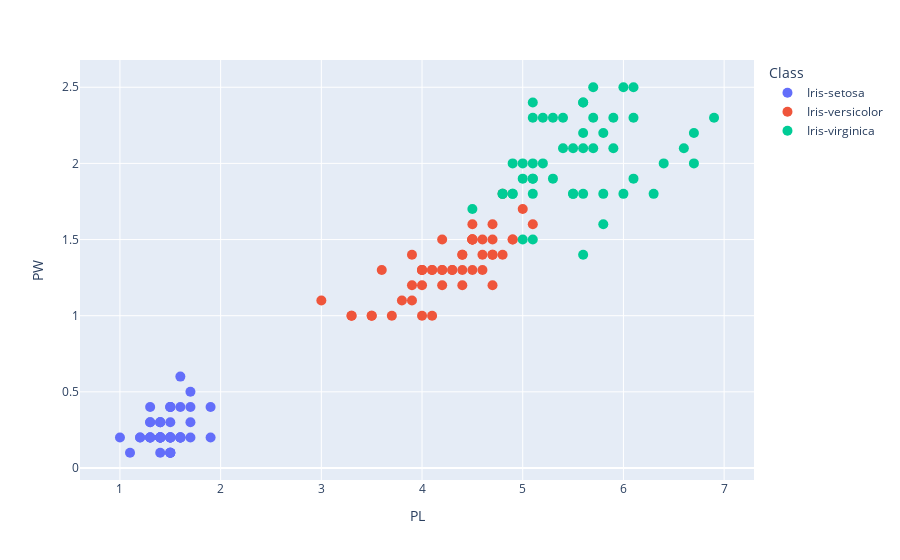

This figure's notebook cell:
### Code cell
px.scatter(iris, x="PL", y="PW", color=y).update_traces(marker=dict(size=10))

### Figure 1 — Plotly figure (JSON) as saved in the notebook; plotly's stock layout.template omitted (floating-point values rounded to 4 significant figures)
{"data": [{"hovertemplate": "Class=Iris-setosa<br>PL=%{x}<br>PW=%{y}<extra></extra>", "legendgroup": "Iris-setosa", "marker": {"color": "#636efa", "size": 10, "symbol": "circle"}, "mode": "markers", "name": "Iris-setosa", "orientation": "v", "showlegend": true, "type": "scatter", "x": [1.4, 1.4, 1.3, 1.5, 1.4, 1.7, 1.4, 1.5, 1.4, 1.5, 1.5, 1.6, 1.4, 1.1, 1.2, 1.5, 1.3, 1.4, 1.7, 1.5, 1.7, 1.5, 1, 1.7, 1.9, 1.6, 1.6, 1.5, 1.4, 1.6, 1.6, 1.5, 1.5, 1.4, 1.5, 1.2, 1.3, 1.5, 1.3, 1.5, 1.3, 1.3, 1.3, 1.6, 1.9, 1.4, 1.6, 1.4, 1.5, 1.4], "xaxis": "x", "y": [0.2, 0.2, 0.2, 0.2, 0.2, 0.4, 0.3, 0.2, 0.2, 0.1, 0.2, 0.2, 0.1, 0.1, 0.2, 0.4, 0.4, 0.3, 0.3, 0.3, 0.2, 0.4, 0.2, 0.5, 0.2, 0.2, 0.4, 0.2, 0.2, 0.2, 0.2, 0.4, 0.1, 0.2, 0.1, 0.2, 0.2, 0.1, 0.2, 0.2, 0.3, 0.3, 0.2, 0.6, 0.4, 0.3, 0.2, 0.2, 0.2, 0.2], "yaxis": "y"}, {"hovertemplate": "Class=Iris-versicolor<br>PL=%{x}<br>PW=%{y}<extra></extra>", "legendgroup": "Iris-versicolor", "marker": {"color": "#EF553B", "size": 10, "symbol": "circle"}, "mode": "markers", "name": "Iris-versicolor", "orientation": "v", "showlegend": true, "type": "scatter", "x": [4.7, 4.5, 4.9, 4, 4.6, 4.5, 4.7, 3.3, 4.6, 3.9, 3.5, 4.2, 4, 4.7, 3.6, 4.4, 4.5, 4.1, 4.5, 3.9, 4.8, 4, 4.9, 4.7, 4.3, 4.4, 4.8, 5, 4.5, 3.5, 3.8, 3.7, 3.9, 5.1, 4.5, 4.5, 4.7, 4.4, 4.1, 4, 4.4, 4.6, 4, 3.3, 4.2, 4.2, 4.2, 4.3, 3, 4.1], "xaxis": "x", "y": [1.4, 1.5, 1.5, 1.3, 1.5, 1.3, 1.6, 1, 1.3, 1.4, 1, 1.5, 1, 1.4, 1.3, 1.4, 1.5, 1, 1.5, 1.1, 1.8, 1.3, 1.5, 1.2, 1.3, 1.4, 1.4, 1.7, 1.5, 1, 1.1, 1, 1.2, 1.6, 1.5, 1.6, 1.5, 1.3, 1.3, 1.3, 1.2, 1.4, 1.2, 1, 1.3, 1.2, 1.3, 1.3, 1.1, 1.3], "yaxis": "y"}, {"hovertemplate": "Class=Iris-virginica<br>PL=%{x}<br>PW=%{y}<extra></extra>", "legendgroup": "Iris-virginica", "marker": {"color": "#00cc96", "size": 10, "symbol": "circle"}, "mode": "markers", "name": "Iris-virginica", "orientation": "v", "showlegend": true, "type": "scatter", "x": [6, 5.1, 5.9, 5.6, 5.8, 6.6, 4.5, 6.3, 5.8, 6.1, 5.1, 5.3, 5.5, 5, 5.1, 5.3, 5.5, 6.7, 6.9, 5, 5.7, 4.9, 6.7, 4.9, 5.7, 6, 4.8, 4.9, 5.6, 5.8, 6.1, 6.4, 5.6, 5.1, 5.6, 6.1, 5.6, 5.5, 4.8, 5.4, 5.6, 5.1, 5.1, 5.9, 5.7, 5.2, 5, 5.2, 5.4, 5.1], "xaxis": "x", "y": [2.5, 1.9, 2.1, 1.8, 2.2, 2.1, 1.7, 1.8, 1.8, 2.5, 2, 1.9, 2.1, 2, 2.4, 2.3, 1.8, 2.2, 2.3, 1.5, 2.3, 2, 2, 1.8, 2.1, 1.8, 1.8, 1.8, 2.1, 1.6, 1.9, 2, 2.2, 1.5, 1.4, 2.3, 2.4, 1.8, 1.8, 2.1, 2.4, 2.3, 1.9, 2.3, 2.5, 2.3, 1.9, 2, 2.3, 1.8], "yaxis": "y"}], "layout": {"autosize": true, "legend": {"title": {"text": "Class"}, "tracegroupgap": 0}, "margin": {"t": 60}, "xaxis": {"anchor": "y", "autorange": true, "domain": [0, 1], "range": [0.63, 7.27], "title": {"text": "PL"}, "type": "linear"}, "yaxis": {"anchor": "x", "autorange": true, "domain": [0, 1], "range": [-0.09587, 2.696], "title": {"text": "PW"}, "type": "linear"}}}
